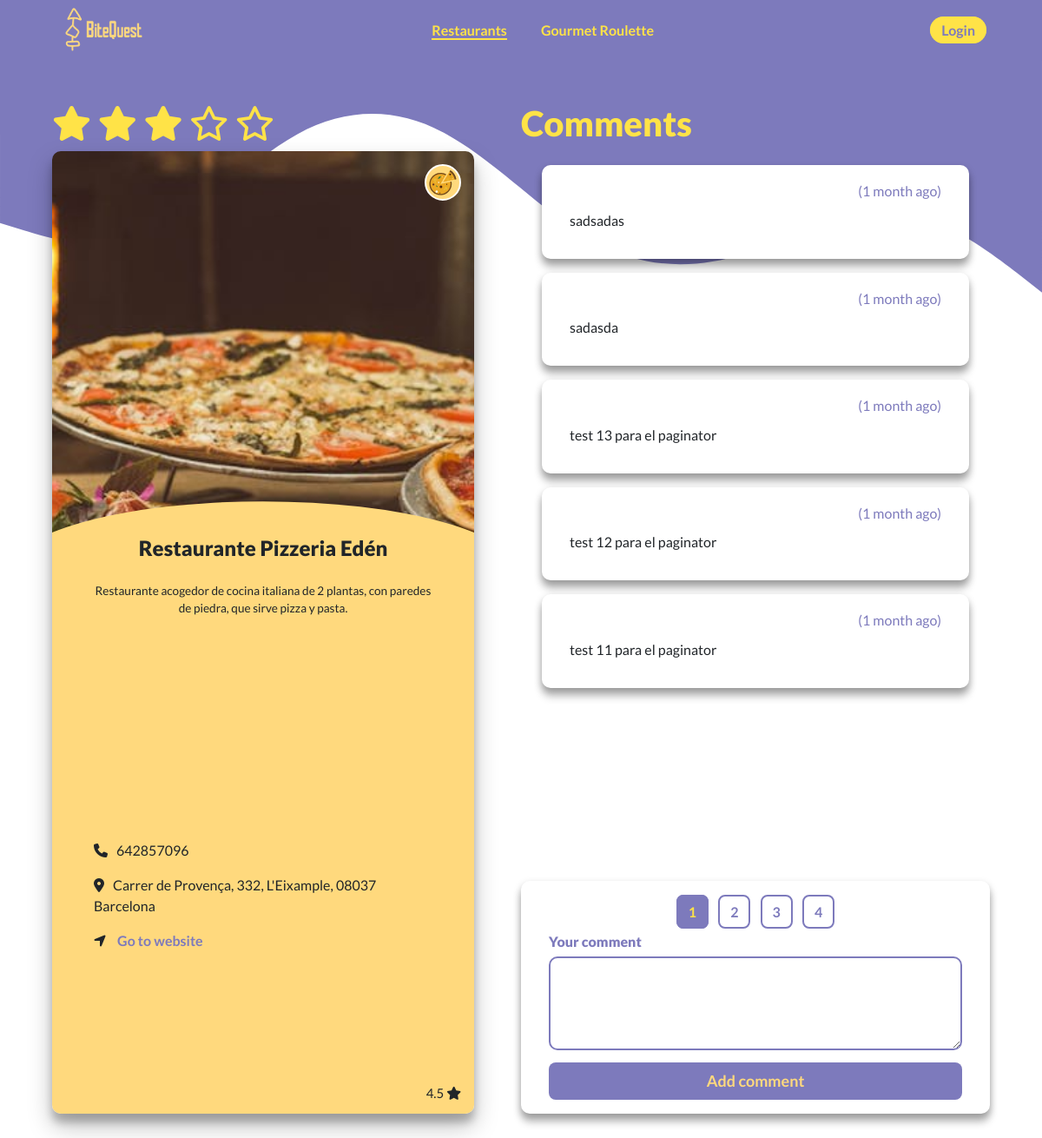
The app's page /resturant/restaurante-pizzeria-eden, older data.
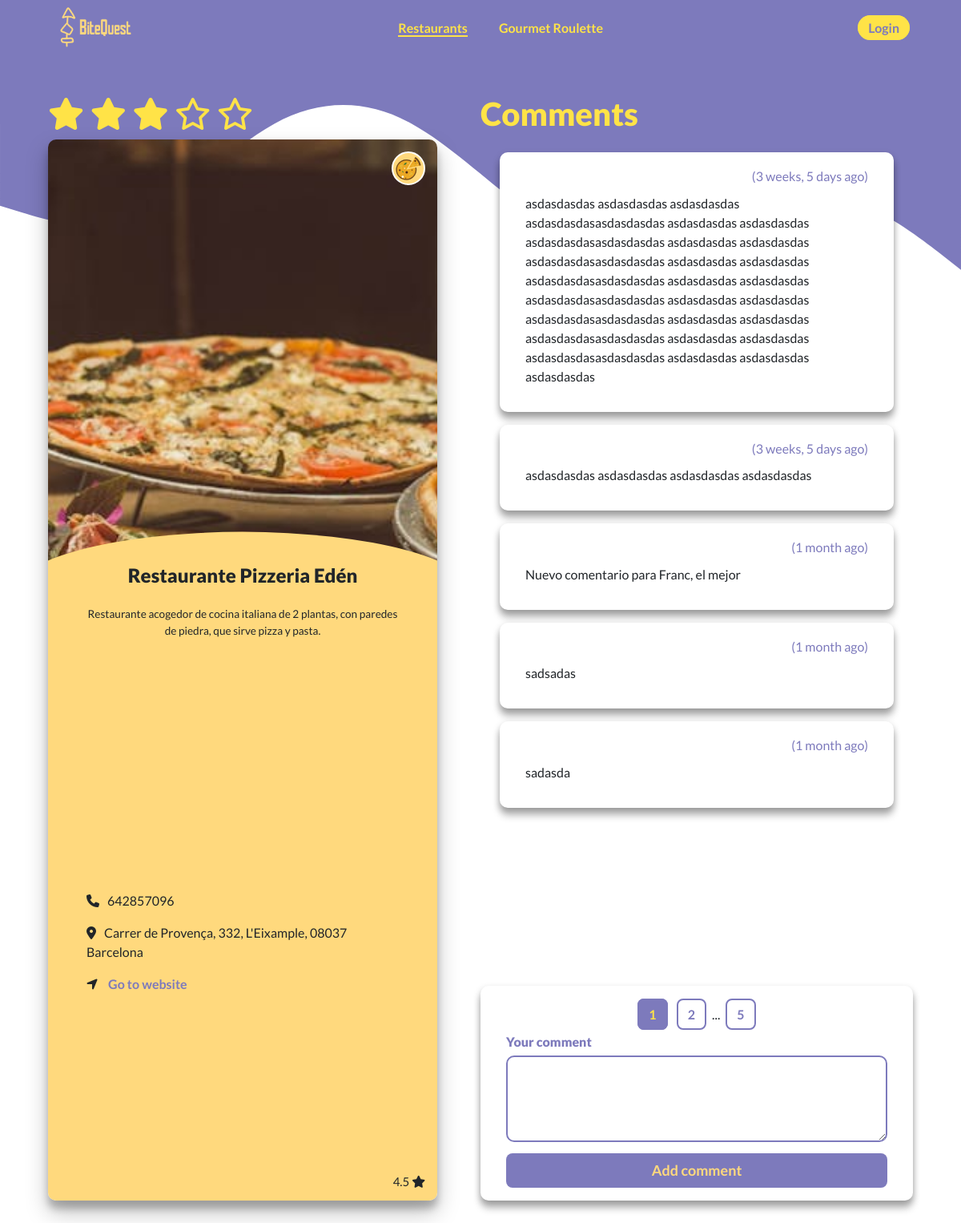
The same page, newer data.
### restaurants/models.py (models this page shows, shortened)
class Restaurant(models.Model):
    name = models.CharField(max_length=100)
    description = models.TextField()
    category = models.ForeignKey(Category, on_delete=models.CASCADE)
    address = models.CharField(max_length=150)
    phone_number = models.CharField(max_length=13)
    link = models.URLField(max_length=500, blank=True, null=True)
    owner = models.ForeignKey(settings.AUTH_USER_MODEL, on_delete=models.CASCADE, related_name='owned_restaurants')
    favorites = models.ManyToManyField(settings.AUTH_USER_MODEL, through='Favorite',
                                       related_name='favorite_restaurant')
    ratings = models.ManyToManyField(settings.AUTH_USER_MODEL, through='Rating', name='rating_restaurant')
    created_at = models.DateTimeField(auto_now_add=True)
    updated_at = models.DateTimeField(auto_now=True)
    image = models.ImageField(upload_to='restaurant_images/', blank=True, null=True)
    slug = models.SlugField(max_length=100, default='', null=False)

class Category(models.Model):
    name = models.CharField(max_length=50, unique=True)
    icon = models.FileField(upload_to='category_icons/', validators=[validate_icon])
    class Meta:
        verbose_name_plural = "Categories"

class Comment(models.Model):
    text = models.TextField(max_length=500, validators=[
        MinLengthValidator(limit_value=3, message='Comment must be greater than 3 characters')
    ])
    restaurant = models.ForeignKey(Restaurant, on_delete=models.CASCADE, related_name='comments')
    owner = models.ForeignKey(settings.AUTH_USER_MODEL, on_delete=models.CASCADE)
    created_at = models.DateTimeField(auto_now_add=True)
    updated_at = models.DateTimeField(auto_now=True)

### restaurants/views.py (the view)
# urls.py: path('resturant/<slug:slug>', views.RestaurantDetailView.as_view(), name='restaurant_detail'),
class RestaurantDetailView(DetailView):
    model = Restaurant
    template_name = 'restaurants/restaurant_detail.html'
    def get(self, request, slug):
        try:
            restaurant = get_object_or_404(Restaurant, slug=slug)
            page_number = request.GET.get('page', 1)
            comments = Comment.objects.filter(restaurant=restaurant).order_by('-created_at')
            paginator = Paginator(comments, per_page=5)
            page_object = paginator.get_page(page_number)
            context = {'restaurant': restaurant,
                       'comments_list': page_object,
                       'page_number': page_number,
                       'paginator': list(paginator.get_elided_page_range(number=page_number, on_each_side=1, on_ends=1,))}
            return render(request, self.template_name, context)
        except Restaurant.DoesNotExist:
            raise Http404("Restaurant does not exist")

### core/templatetags/filters.py (called while the page is built)
@register.filter
def is_integer(value):
    return isinstance(value, int)

### restaurants/templates/restaurants/restaurant_detail.html (shortened to what this page needs)
{% extends 'base_navbar.html' %}
{% load static %}
{% load humanize %}
{% block extra_head %}
<link rel="stylesheet" href="{% static 'restaurants/css/card_details.css' %}">
<link rel="stylesheet" href="{% static 'restaurants/css/comments.css' %}">
{% endblock %}
{% block content %}
<div id="content">
    <section id="card-details-section">
        <h1>
            <span>
                <i class="fa-solid fa-star"></i>
                <i class="fa-solid fa-star"></i>
                <i class="fa-solid fa-star"></i>
                <i class="fa-regular fa-star"></i>
                <i class="fa-regular fa-star"></i>
            </span>
        </h1>
        <div id="card">
            <span><img src="{{ restaurant.category.icon.url }}"></span>
            <div id="card-content">
                <h3 id="card-title">{{ restaurant.name }}</h3>
                <p id="card-text">
                    {% if restaurant.description|length <= 500 %}
                    {{ restaurant.description }}
                    {% else %}
                    {{ restaurant.description|slice:"0:500" }}...
                    {% endif %}
                </p>
                <p id="card-phone"><i class="fa-solid fa-phone"></i>{{ restaurant.phone_number }}</p>
                <p id="card-address"><i class="fa-solid fa-location-dot"></i>{{ restaurant.address }}</p>
                {% if restaurant.link %}
                    <p id="card-link">
                        <i class="fa-solid fa-location-arrow"></i>
                        <a href="{{ restaurant.link }}" target="_blank">Go to website</a>
                    </p>
                {% endif %}
                <p id="card-rating">4.5 <i class="fa-solid fa-star"></i></p>
            </div>
            <img id="card-image" src="{{ restaurant.image.url }}" alt="{{ restaurant.name }} image">
        </div>
    </section>
    <section id="comments-section">
        <h1>Comments</h1>
        <div id="comments-box">
            {% for comment in comments_list%}
            <div class="comment">
                <div class="comment-user-data">
                    <h6>({{ comment.updated_at|naturaltime }})</h6>
                </div>
                <p class="comment-text">{{ comment.text }}</p>
            </div>
            {% endfor %}
        </div>
        <div id="user-comment-box">
            {% if paginator|length > 1 %}
            <div id="comments-paginator">
                {% include "restaurants/paginator.html" %}
            </div>
            {% endif %}
            <div id="add-comment-box">
                <h6>Your comment</h6>
                <form method="POST" action="{% url 'restaurants:restaurant_comment_create' restaurant.slug %}">
                    <textarea name="comment" rows="3"></textarea>
                    <button type="submit" id="add-comment">Add comment</button>
                </form>
            </div>
        </div>
    </section>
</div>
{% endblock %}

### templates/base_navbar.html (shortened to what this page needs)
{% extends 'base.html' %}
{% load static %}
{% block head%}
<link rel="stylesheet" href="{% static 'css/styles.css' %}">
{% block extra_head %}{% endblock %}
{% endblock %}
{% block navbar %}
<nav>
    <div class="logo"><a href="{% url 'restaurants:restaurant_list' %}"><img src="{% static 'images/logo.png' %}" ></a></div>
    <ul class="nav-links">
      <li><a class="selected" href="{% url 'restaurants:restaurant_list' %}">Restaurants</a></li>
      <li><a href="#">Gourmet Roulette</a></li>
    </ul>
    <ul class="nav-user">
        {% if user.is_authenticated %}
            <li id="user"><a>{{ user.username }}</a></li>
            <li>
                <form action="{% url 'logout' %}" method="post">
                    {% csrf_token %}
                    <button class="login" type="submit">Log Out</button>
                </form>
            </li>
        {% else %}
            <li><a class="login" href="{% url 'login' %}">Login</a></li>
        {% endif %}
    </ul>
</nav>
{% endblock %}

### templates/base.html (shortened to what this page needs)
<!DOCTYPE html>
<html>
<head>
<link href="https://cdn.jsdelivr.net/npm/bootstrap@5.0.2/dist/css/bootstrap.min.css" rel="stylesheet">
<link href="https://cdnjs.cloudflare.com/ajax/libs/font-awesome/6.7.1/css/all.min.css" rel="stylesheet">
{% block head %} {% endblock %}
</head>
<body>
{% block navbar %} {% endblock %}
{% block content %}
{% endblock %}
</body>
</html>

### restaurants/templates/restaurants/paginator.html
{% load filters %}
{% for page in paginator %}
    {% if page|is_integer %}
        <a href="{% url 'restaurants:restaurant_detail' restaurant.slug %}?page={{ page }}"
        {% if page == page_number|add:"0" %} class="selected" {% endif %}
        {% if page < 10 %} style="padding: 0.5rem 0.75rem;" {% else %} style="padding: 0.5rem 0.5rem;" {% endif %}
        >{{ page }}</a>
    {% else %}
        ...
    {% endif %}
{% endfor %}

### static/css/styles.css (style rules this page uses)
* { margin: 0; padding: 0; box-sizing: border-box; font-family: "Lato","Poppins", sans-serif; }
nav { width: 100%; height: 70px; background-color: #7d7abc; display: flex; justify-content: space-between; align-items: center; margin: auto; padding: 0 4rem; }
nav a { text-decoration: none; }
nav li > a { color: #ffe347; }
nav li > .selected { border-bottom: 2px solid #ffe347; }
nav ul, li { text-decoration: none; display: inline; margin: 0; padding: 0; }
nav .nav-links > li { padding: 0 1.5vw 0 1.5vw; font-weight: bold; }
nav .login { border: 1px solid #ffe347; border-radius: 30px; background-color: #ffe347; color: #7d7abc; font-weight: bold; padding: 5px 1vw; }
nav .logo img { width: 115px; }
.nav-user { display: flex; }

### restaurants/static/restaurants/css/card_details.css (style rules this page uses)
#content { display: flex; justify-content: center; margin: 3rem 0; }
section { width: 45%; height: 100vh; display: flex; flex-direction: column; }
#card h1, h2, h3, h4, h5 { font-weight: 800; margin-top: 0; margin-bottom: 0; }
#card-details-section > h1 { color: #ffe347; font-weight: 800; flex: 0 0 auto; z-index: 1; width: 90% }
#card { width: 90%; flex: 1; position: relative; overflow: hidden; box-shadow: rgba(0, 0, 0, 0.25) 0px 14px 28px, rgba(0, 0, 0, 0.22) 0px 10px 10px; border: 0; border-radius: 10px; }
#card span { position: absolute; top: 15px; right: 15px; border-radius: 50%; background-color: #FFD97D; padding: 0.2rem; border: 2px solid #FEFEFA; z-index: 1; }
#card span > img { width: 2rem; height: 2rem; }
#card #card-rating { position: absolute; font-size: 15px; bottom: 5px; right: 15px; z-index: 1; margin-bottom: 0.5rem; }
#card-content { width: 100%; height: 60%; background-color: #FFD97D; padding: 0 3rem 2.5rem; position: absolute; bottom: 0; left: 0; z-index: 1; }
#card-content::before { content: ""; width: 100%; height: 120px; background-color: inherit; position: absolute; left: 0; top: -80px; clip-path: ellipse(60% 80px at bottom center); z-index: -1; }
#card-title { font-size: 1.5rem; margin-bottom: 1em; text-align: center; }
#card-text { font-size: 0.85rem; text-align: center; min-height: 45%; }
#card-image { width: 100%; height: 60%; object-fit: cover; object-position: center; }
#card-phone > i, #card-address > i, #card-link > i { margin-right: 10px; }
#card-link a { color: #7d7abc; font-weight: bold; text-decoration: none; }

### restaurants/static/restaurants/css/comments.css (style rules this page uses)
#comments-section { position: relative; display: flex; flex-direction: column; width: 45%; height: 100vh; }
#comments-section > h1 { color: #ffe347; font-weight: 800; flex: 0 0 auto; }
.comment { width: 100%; background-color: #fff; padding: 1rem 2rem; box-shadow: rgba(0, 0, 0, 0.25) 0px 4px 8px, rgba(0, 0, 0, 0.22) 0px 10px 10px; border: 0; border-radius: 10px; margin-bottom: 1rem; position: relative; }
.comment-user-data { width: 100%; text-align: end; margin-bottom: 0.6rem; }
.comment-user-data h5, .comment-user-data h6 { display: inline; color: #7d7abc; }
#add-comment-box > h6 { font-weight: 800; color: #7d7abc; margin-top: 0.75rem; }
#add-comment-box textarea { color: #7d7abc; background-color: #fff; padding: 1rem 2rem; width: 100%; border: 2px solid #7d7abc; border-radius: 10px; outline: none; margin-bottom: 0.5rem; }
#add-comment-box button { font-size: large; background-color: #7d7abc; border: 0; border-radius: .5rem; color: #FFD97D; padding: .5rem; font-weight: bold; width: 100%; }
#user-comment-box { background-color: #fff; margin-top: 1.5rem; box-shadow: rgba(0, 0, 0, 0.25) 0px 4px 8px, rgba(0, 0, 0, 0.22) 0px 10px 10px; border-radius: 10px; padding: 1rem 2rem; flex: 0 0 auto; }
#comments-paginator { padding-top: 0.5rem; text-align: center; }
#comments-paginator .selected { background-color: #7d7abc; color: #ffe347; }
#comments-paginator a { text-decoration: None; border: 2px solid #7d7abc; border-radius: 0.5rem; margin: 0 0.25rem; color: #7d7abc; font-weight: bold; }

Row changes from the older to the newer data that the page shows:
no longer on this page (row unchanged): Comment: updated_at "1 month ago", text "test 13 para el paginator"
no longer on this page (row unchanged): Comment: updated_at "1 month ago", text "test 12 para el paginator"
no longer on this page (row unchanged): Comment: updated_at "1 month ago", text "test 11 para el paginator"
added Comment: updated_at "3 weeks, 5 days ago", text "asdasdasdas asdasdasdas asdasdasdas asdasdasdasasdasdasdas asdasdasdas asdasdasdas asdasdasdasasdasdasdas asdasdasdas asdasdasdas asdasdasdasasdasdasdas asdasdasdas asdasdasdas asdasdasdasasdasdasdas asdasdasdas asdasdasdas asdasdasdasasdasdasdas asdasdasdas asdasdasdas asdasdasdasasdasdasdas asdasdasdas asdasdasdas asdasdasdasasdasdasdas asdasdasdas asdasdasdas asdasdasdasasdasdasdas asdasdasdas asdasdasdas asdasdasdas"
added Comment: updated_at "3 weeks, 5 days ago", text "asdasdasdas asdasdasdas asdasdasdas asdasdasdas"
added Comment: updated_at "1 month ago", text "Nuevo comentario para Franc, el mejor"
Text that changed along with them:
new list line: "5"
list line gone: "3"
list line gone: "4"
